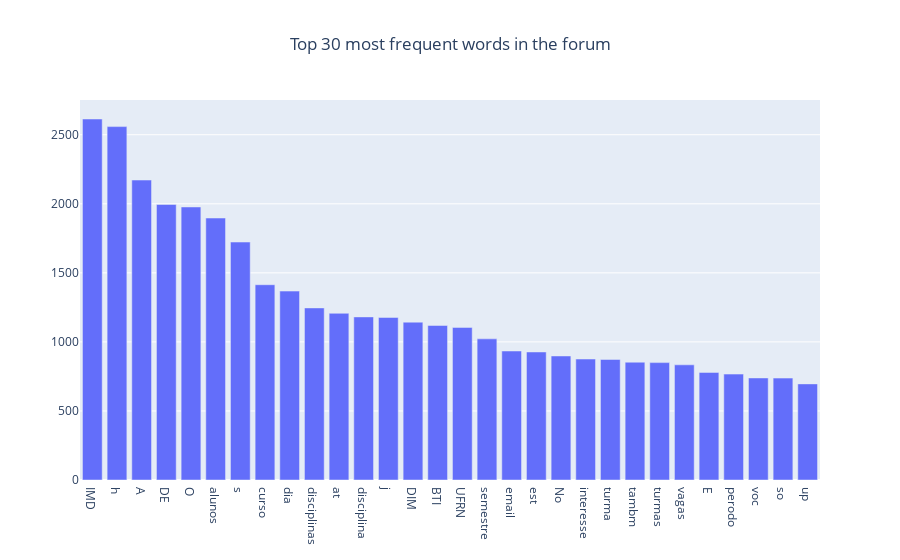
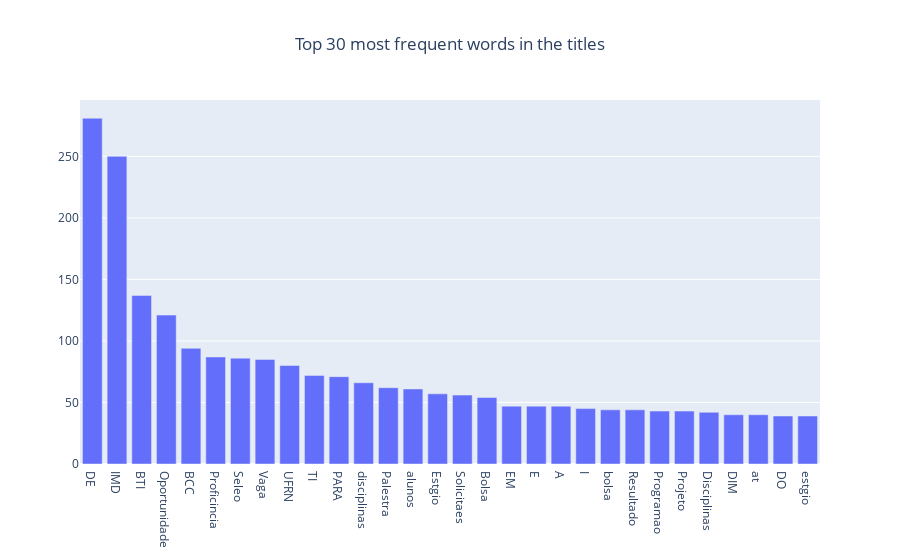

Notebook code cell kept with these figures, in order:
### Code cell
plot_histogram_word(text_clean_no_stopwords, 30, 'forum')
plot_histogram_word(titles_clean_no_stopwords, 30, 'titles')
plot_histogram_word(content_clean_no_stopwords, 30, 'messages')

### Figure 1 — Plotly figure (JSON) as saved in the notebook; plotly's stock layout.template omitted (floating-point values rounded to 4 significant figures)
{"data": [{"type": "bar", "x": ["IMD", "h", "A", "DE", "O", "alunos", "s", "curso", "dia", "disciplinas", "at", "disciplina", "j", "DIM", "BTI", "UFRN", "semestre", "email", "est", "No", "interesse", "turma", "tambm", "turmas", "vagas", "E", "perodo", "voc", "so", "up"], "y": [2614, 2559, 2172, 1995, 1977, 1897, 1723, 1414, 1368, 1246, 1207, 1181, 1177, 1143, 1119, 1105, 1022, 934, 927, 898, 876, 873, 853, 850, 834, 779, 767, 739, 738, 696]}], "layout": {"title": {"text": "Top 30 most frequent words in the forum", "x": 0.5}}}

### Figure 2 — Plotly figure (JSON) as saved in the notebook; plotly's stock layout.template omitted (floating-point values rounded to 4 significant figures)
{"data": [{"type": "bar", "x": ["DE", "IMD", "BTI", "Oportunidade", "BCC", "Proficincia", "Seleo", "Vaga", "UFRN", "TI", "PARA", "disciplinas", "Palestra", "alunos", "Estgio", "Solicitaes", "Bolsa", "EM", "E", "A", "I", "bolsa", "Resultado", "Programao", "Projeto", "Disciplinas", "DIM", "at", "DO", "estgio"], "y": [281, 250, 137, 121, 94, 87, 86, 85, 80, 72, 71, 66, 62, 61, 57, 56, 54, 47, 47, 47, 45, 44, 44, 43, 43, 42, 40, 40, 39, 39]}], "layout": {"title": {"text": "Top 30 most frequent words in the titles", "x": 0.5}}}
